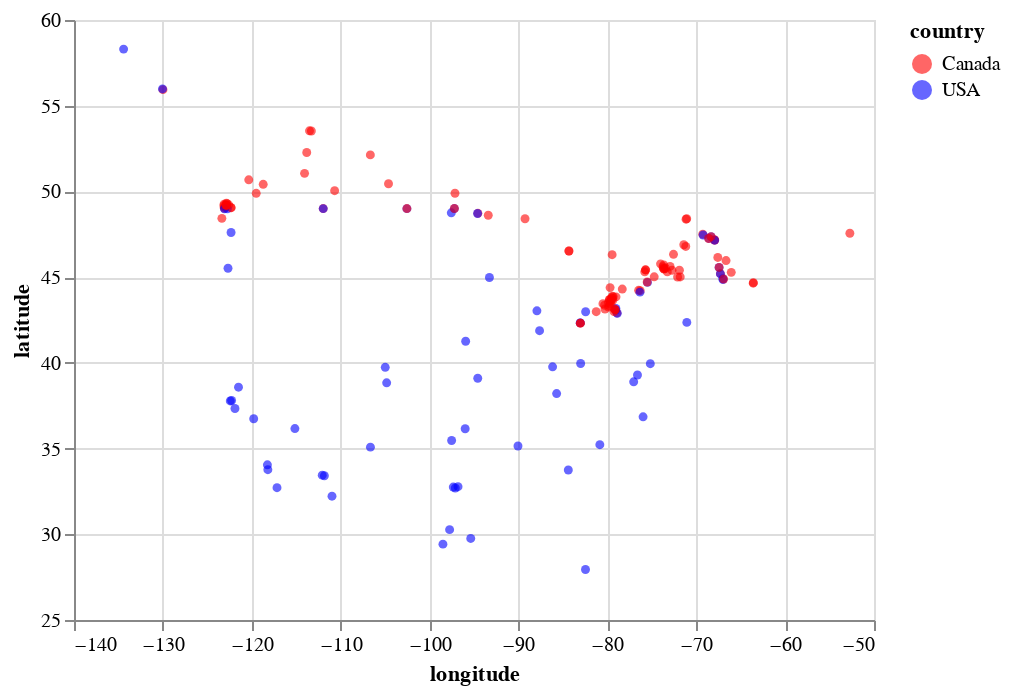

Notebook code cell kept with this figure:
### Markdown cell above
Sometimes we may want to keep the target in the train split for EDA or for visualization.

### Code cell
import altair as alt
chart_votes = alt.Chart(train_df).mark_circle(size=20, opacity=0.6).encode(
    alt.X('longitude:Q', scale=alt.Scale(domain=[-140, -50])),
    alt.Y('latitude:Q', scale=alt.Scale(domain=[25, 60])),
    alt.Color('country:N', scale=alt.Scale(domain=['Canada', 'USA'],
                                           range=['red', 'blue'])))
chart_votes

### Figure 1 — Vega-Lite specification as saved in the notebook (floating-point values rounded to 4 significant figures; data arrays with more than 128 entries replaced by an {"elided": "..."} marker saying what was removed)
{"config": {"view": {"continuousWidth": 400, "continuousHeight": 300}}, "data": {"name": "data-2c4b8116a5ba02671a69ae33b802cc1c"}, "mark": {"type": "circle", "opacity": 0.6, "size": 20}, "encoding": {"color": {"type": "nominal", "field": "country", "scale": {"domain": ["Canada", "USA"], "range": ["red", "blue"]}}, "x": {"type": "quantitative", "field": "longitude", "scale": {"domain": [-140, -50]}}, "y": {"type": "quantitative", "field": "latitude", "scale": {"domain": [25, 60]}}}, "$schema": "https://vega.github.io/schema/vega-lite/v4.8.1.json", "datasets": {"data-2c4b8116a5ba02671a69ae33b802cc1c": {"elided": "167 records"}}}
